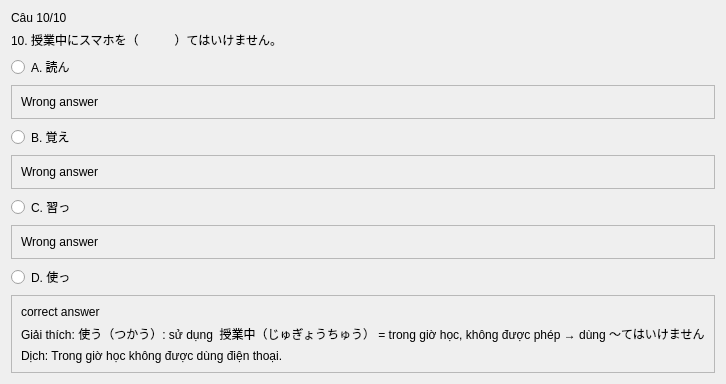
               <widget class="QWidget" name="page_16">
                <layout class="QVBoxLayout" name="verticalLayout_21">
                 <item>
                  <widget class="QLabel" name="label_102">
                   <property name="text">
                    <string>Câu 10/10</string>
                   </property>
                  </widget>
                 </item>
                 <item>
                  <widget class="QLabel" name="label_103">
                   <property name="text">
                    <string>10. 授業中にスマホを（　　　）てはいけません。</string>
                   </property>
                  </widget>
                 </item>
                 <item>
                  <widget class="QRadioButton" name="radioButton_61">
                   <property name="text">
                    <string>A. 読ん</string>
                   </property>
                  </widget>
                 </item>
                 <item>
                  <widget class="QFrame" name="frame_17">
                   <property name="frameShape">
                    <enum>QFrame::StyledPanel</enum>
                   </property>
                   <property name="frameShadow">
                    <enum>QFrame::Raised</enum>
                   </property>
                   <layout class="QVBoxLayout" name="verticalLayout_25">
                    <item>
                     <widget class="QLabel" name="label_26">
                      <property name="text">
                       <string>Wrong answer</string>
                      </property>
                     </widget>
                    </item>
                   </layout>
                  </widget>
                 </item>
                 <item>
                  <widget class="QRadioButton" name="radioButton_62">
                   <property name="text">
                    <string>B. 覚え</string>
                   </property>
                  </widget>
                 </item>
                 <item>
                  <widget class="QFrame" name="frame_18">
                   <property name="frameShape">
                    <enum>QFrame::StyledPanel</enum>
                   </property>
                   <property name="frameShadow">
                    <enum>QFrame::Raised</enum>
                   </property>
                   <layout class="QVBoxLayout" name="verticalLayout_24">
                    <item>
                     <widget class="QLabel" name="label_27">
                      <property name="text">
                       <string>Wrong answer</string>
                      </property>
                     </widget>
                    </item>
                   </layout>
                  </widget>
                 </item>
                 <item>
                  <widget class="QRadioButton" name="radioButton_63">
                   <property name="text">
                    <string>C. 習っ</string>
                   </property>
                  </widget>
                 </item>
                 <item>
                  <widget class="QFrame" name="frame_19">
                   <property name="frameShape">
                    <enum>QFrame::StyledPanel</enum>
                   </property>
                   <property name="frameShadow">
                    <enum>QFrame::Raised</enum>
                   </property>
                   <layout class="QVBoxLayout" name="verticalLayout_23">
                    <item>
                     <widget class="QLabel" name="label_28">
                      <property name="text">
                       <string>Wrong answer</string>
                      </property>
                     </widget>
                    </item>
                   </layout>
                  </widget>
                 </item>
                 <item>
                  <widget class="QRadioButton" name="radioButton_64">
                   <property name="text">
                    <string>D. 使っ</string>
                   </property>
                  </widget>
                 </item>
                 <item>
                  <widget class="QFrame" name="frame_20">
                   <property name="frameShape">
                    <enum>QFrame::StyledPanel</enum>
                   </property>
                   <property name="frameShadow">
                    <enum>QFrame::Raised</enum>
                   </property>
                   <layout class="QVBoxLayout" name="verticalLayout_22">
                    <item>
                     <widget class="QLabel" name="label_31">
                      <property name="text">
                       <string>correct answer</string>
                      </property>
                     </widget>
                    </item>
                    <item>
                     <widget class="QLabel" name="label_30">
                      <property name="text">
                       <string>Giải thích: 使う（つかう）: sử dụng  授業中（じゅぎょうちゅう） = trong giờ học, không được phép → dùng ～てはいけません</string>
                      </property>
                     </widget>
                    </item>
                    <item>
                     <widget class="QLabel" name="label_29">
                      <property name="text">
                       <string>Dịch: Trong giờ học không được dùng điện thoại.</string>
                      </property>
                     </widget>
                    </item>
                   </layout>
                  </widget>
                 </item>
                </layout>
               </widget>
